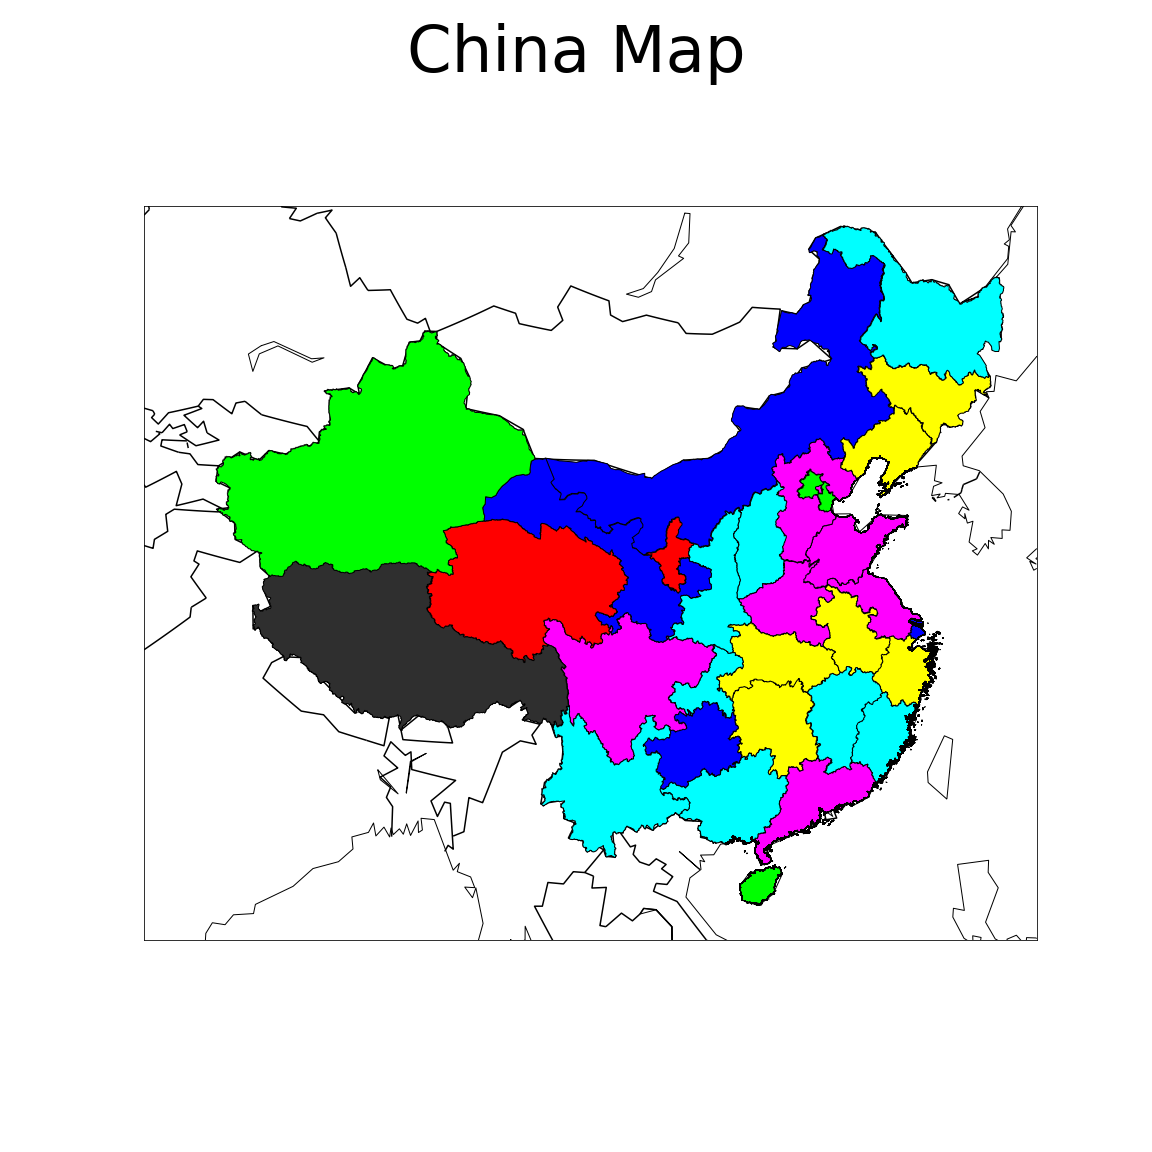

The Python source for this figure:
import matplotlib.pyplot as plt
from mpl_toolkits.basemap import Basemap
from matplotlib.patches import Polygon
from matplotlib.collections import PatchCollection
import numpy as np
import datetime
import fileloader
import colorgenerator

# init parameters
# Change figTitle to set different title on printed figure
figTitle = 'China Map'
# Change figHeight and figWidth to change figure size
figHeight = 16
figWidth = 16
fileName = 'ChinaData.csv'

start = datetime.datetime.utcnow()

# load data from ChinaData.csv

# provinces[] contains province names 
# and are loaded from the first column of ChinaData.csv 
# it is used to match NAME_1 property in states_info in CHN_adm1 file.
# they should be
#'Guangdong', 'Shandong', 'Gansu', 'Tianjin', 
#             'Shaanxi', 'Heilongjiang', 'Zhejiang', 
#             'Xinjiang Uygur', 'Anhui', 'Beijing', 'Qinghai', 
#             'Henan', 'Liaoning', 'Hubei', 'Hainan', 'Jiangsu', 
#             'Yunnan', 'Fujian', 'Guizhou', 'Chongqing', 'Shanghai', 
#             'Xizang', 'Shanxi', 'Sichuan', 'Hebei', 'Ningxia Hui', 
#             'Nei Mongol', 'Guangxi', 'Jiangxi', 'Hunan', 'Jilin']

# values loaded from the second column of ChinaData.csv

provinces, values = fileloader.read(fileName);

patchCollections = []

# function to patches array index for a given province
def getIndex(name):
    for i in range(len(provinces)):
        if(provinces[i] == name):
            return i
    return -1

# patches is a 31*1 array to hold shape data for each province. 
patches = []
for i in range(len(provinces)):
    patches.append([])

fig     = plt.figure(figsize=(figHeight,figWidth))
ax      = fig.add_subplot(111)
fig.suptitle(figTitle, fontsize=64)

m = Basemap(llcrnrlon=77, llcrnrlat=14,
            urcrnrlon=140, urcrnrlat=51,
            projection='lcc', lat_1=33, lat_2=45, lon_0=100)
m.drawcoastlines(),[]
m.drawcountries(linewidth=1.5)

# all 6 of CHN_adm1 files must be in the same directory as this python file
m.readshapefile('./CHN_adm1','states', drawbounds=True)

# create data for each province
for info, shape in zip(m.states_info, m.states):
    # NAME_1 is the property name of info that has 
    # province name defined in provinces array.
    index = getIndex(info['NAME_1'])
    assert (index >= 0),"index must be greater than or equal to 0!"
    patches[index].append( Polygon(np.array(shape), True) )

# plot each province map
for i in range(len(provinces)):
    # determine color index for each province
    val = values[i]
    color, rangeStart, rangeEnd = colorgenerator.getColor(val)
    p = PatchCollection(patches[i], 
                    facecolor= color, edgecolor='k', 
                    linewidths=1., zorder=2)
    patchCollections.append(p)
    ax.add_collection(p)

end = datetime.datetime.utcnow()
print('{} seconds to prepare. start save and draw ......'.format((end-start).total_seconds()))
plt.draw()
plt.savefig('chinamap.png')


